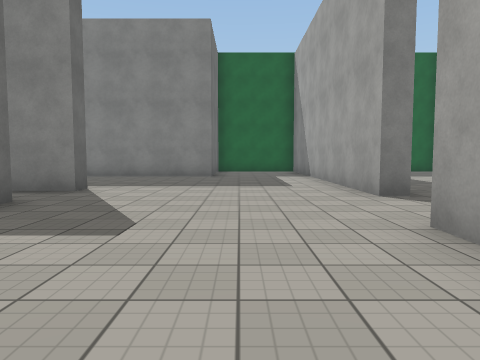
View 1 (above)

19 first-person views from a walk through a 3-D level made in the Unity game engine. The camera is 1.3 m above the floor, tilts 4° down and sees 70° across. The floor is counted in squares, 2 m on a side. Each view is taken from the middle of a square. On the plan, view 1 faces up. The plan holds only what a view shows up to about 10 squares ahead; the rest is blank. The place goes on beyond the plan. The player is left out. Surface patterns are stand-ins for the level's own textures.

View 2
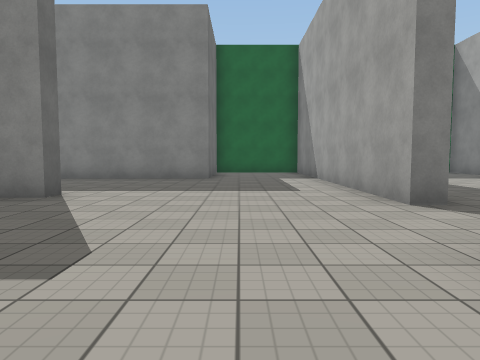

View 3
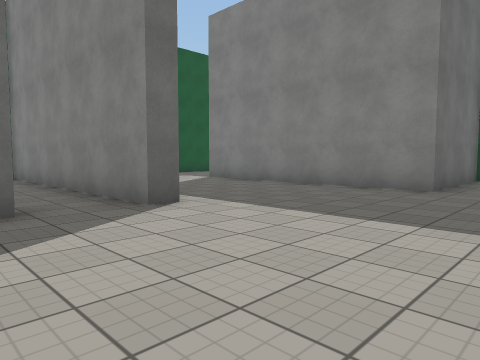

View 4
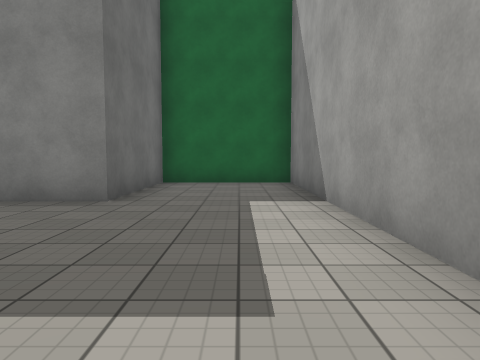

View 5
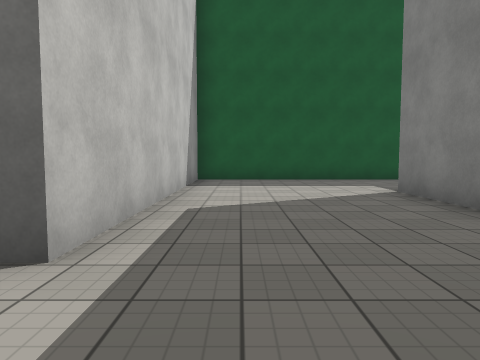

View 6
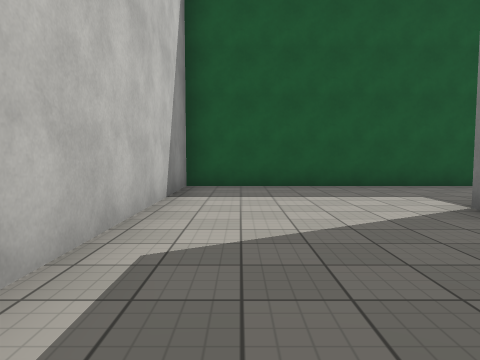

View 7
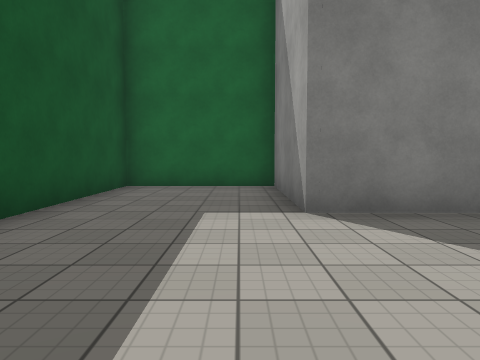

View 8
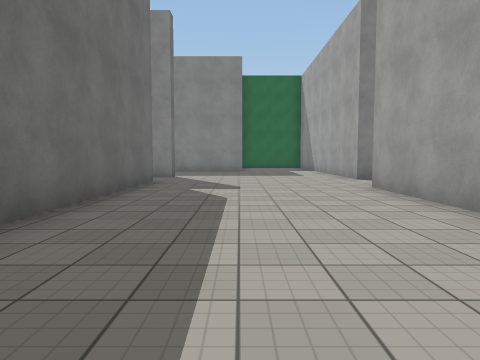

View 9
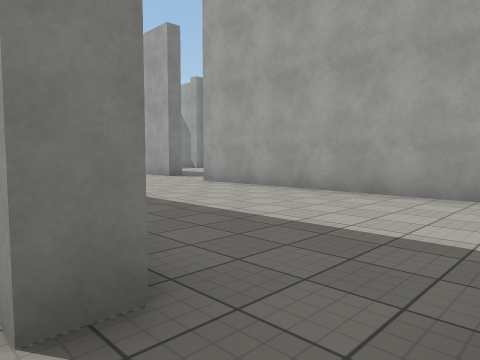

View 10
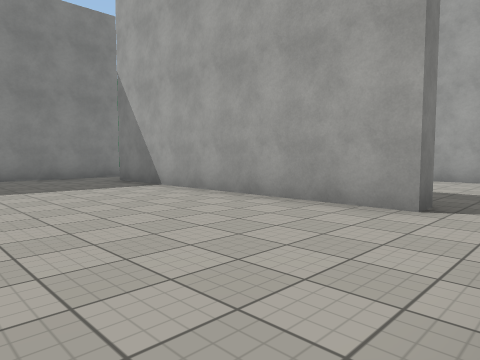

View 11
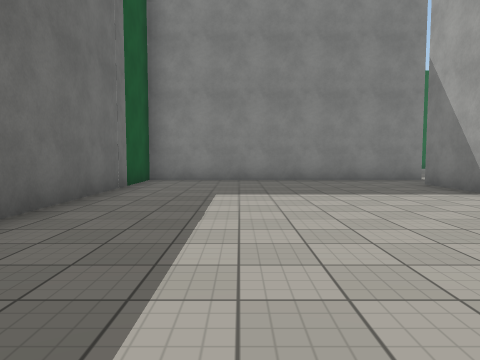

View 12
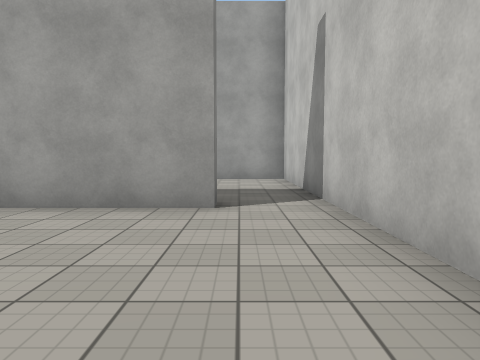

View 13
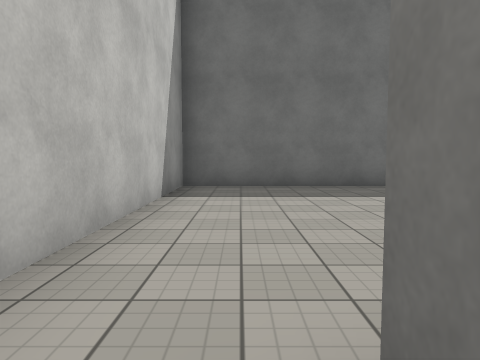

View 14
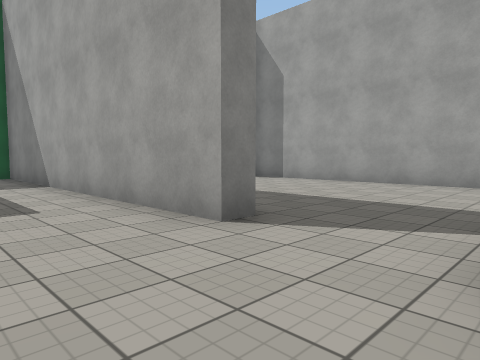

View 15
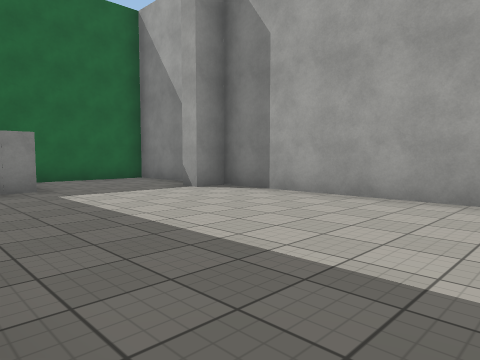

View 16
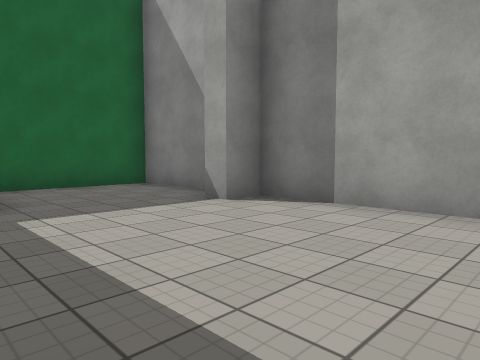

View 17
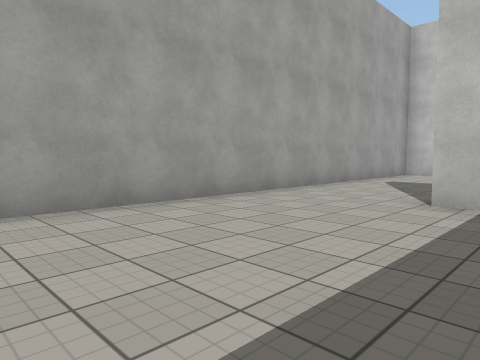

View 18
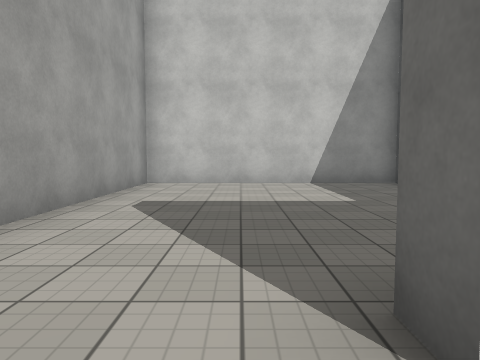

View 19
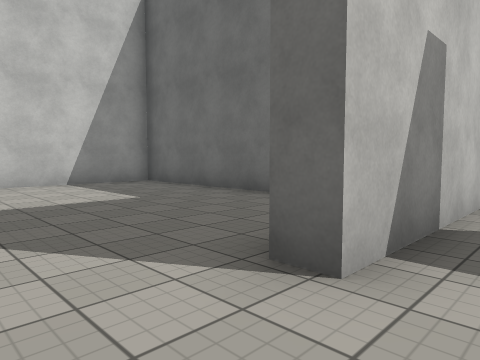

### Floor plan
Points are (right, up) in squares from view 1. A wall is a line through its corners. A room is listed if a view was taken in it or the views show most of it. See-through windows are left out.
Room 1 (views 1, 2, 3, 4, 5, 6, 7, 8, 14)
walls: (-3.2, 4.9) (-3.2, -0.9); (2.3, 5.5) (2.3, 14.5) (-0.9, 14.5) (-0.9, 10.9) (-7.2, 10.9) (-7.2, 14.5) (-10.5, 14.5) (-10.5, 6.8) (-3.1, 6.8) (-3.1, 6.3); (-2.4, -4.2) (1.8, -4.2) (1.8, 3.1)
ways out: opening at (-3, -3.5) to room 2; opening at (-3, 5) to room 2; opening at (3, 4.5) to room 3
Room 2 (views 9, 10, 11, 12, 13)
walls: (-3.1, -2.7) (-3.7, -2.7) (-3.7, 4.9); (-3.1, 6.3) (-10.5, 6.3) (-10.5, -4.2) (-2.4, -4.2)
ways out: opening at (-3, -3.5) to room 1; opening at (-3, 5) to room 1
Room 3 (views 15, 16, 17, 18, 19)
walls: (2.9, 5.5) (2.3, 5.5); (1.8, 3.1) (5.4, 3.1) (5.4, 2.6); (2.2, 0.1) (2.2, -4.2) (8.2, -4.2) (8.2, 10.9) (7.4, 10.9); (7.5, 10.6) (7.5, 11.2); (4.9, 11.9) (4.1, 11.9); (8.2, 12.1) (8.2, 14.5) (5.2, 14.5)
ways out: opening at (3, 4.5) to room 1

Where each view was taken, in squares from view 1:
view 1: 0 up, 0 right, facing up
view 2: 1 up, 0 right, facing up
view 3: 4 up, 1 right, facing up-left
view 4: 6 up, 1 right, facing up
view 5: 8 up, 1 left, facing left
view 6: 8 up, 3 left, facing left
view 7: 7 up, 8 left, facing up
view 8: 4 down, 1 left, facing up
view 9: 4 down, 4 left, facing up-right
view 10: 4 down, 8 left, facing up-right
view 11: 3 down, 8 left, facing up
view 12: 3 down, 8 left, facing right
view 13: 3 down, 3 left, facing left
view 14: 3 up, 0 right, facing up-right
view 15: 5 up, 3 right, facing up-right
view 16: 7 up, 4 right, facing up-right
view 17: 8 up, 4 right, facing down-right
view 18: 4 up, 6 right, facing down
view 19: 4 up, 7 right, facing down-left
